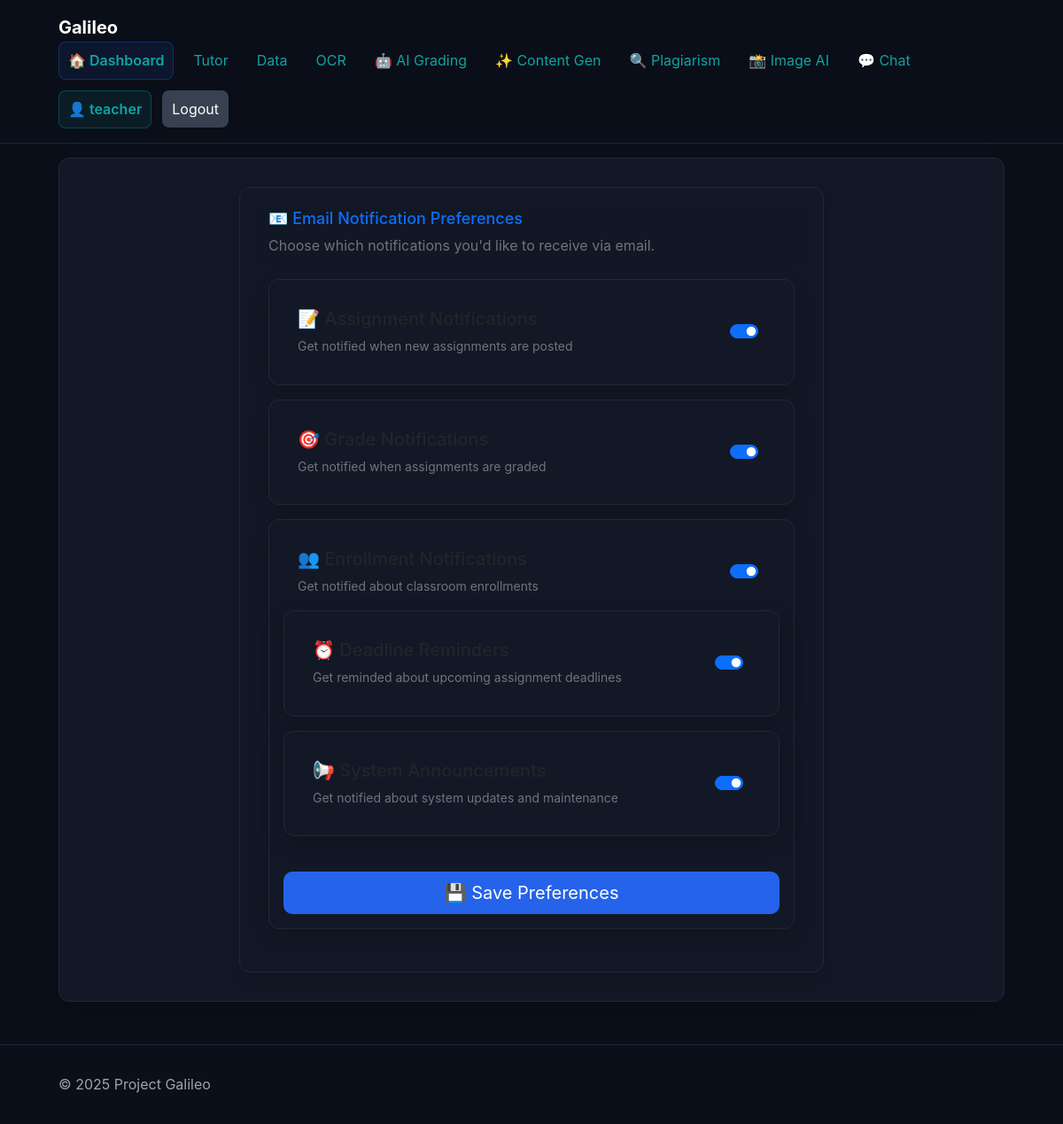
/notifications/preferences (signed in), run on the app's committed database.
### tables this page shows
CREATE TABLE users (
  id INTEGER PRIMARY KEY AUTOINCREMENT,
  email TEXT NOT NULL UNIQUE,
  password_hash TEXT NOT NULL,
  role TEXT NOT NULL CHECK (role IN ('student','teacher','admin')),
  full_name TEXT NOT NULL DEFAULT '',
  created_at TIMESTAMP NOT NULL DEFAULT CURRENT_TIMESTAMP
);

CREATE TABLE notification_preferences (
  id INTEGER PRIMARY KEY AUTOINCREMENT,
  user_id INTEGER NOT NULL UNIQUE,
  email_assignments INTEGER DEFAULT 1,
  email_grades INTEGER DEFAULT 1,
  email_enrollments INTEGER DEFAULT 1,
  email_reminders INTEGER DEFAULT 1,
  email_announcements INTEGER DEFAULT 1,
  created_at TIMESTAMP NOT NULL DEFAULT CURRENT_TIMESTAMP,
  updated_at TIMESTAMP NOT NULL DEFAULT CURRENT_TIMESTAMP,
  FOREIGN KEY (user_id) REFERENCES users(id) ON DELETE CASCADE
);

### app/routes/notifications.py (the view, shortened to what this page needs)
@notifications_bp.route("/preferences", methods=["GET"])
@login_required
def notification_preferences():
    conn = get_db()
    prefs = conn.execute("""
        SELECT * FROM notification_preferences WHERE user_id = ?
    """, (current_user.id,)).fetchone()
    return render_template("notification_preferences.html", preferences=dict(prefs))

### app/auth.py (called while the page is built)
def user_loader(user_id):
    db = get_db()
    row = db.execute("SELECT id, email, role, full_name FROM users WHERE id=?", (user_id,)).fetchone()
    if row:
        return User(row["id"], row["email"], row["role"], row["full_name"])
    return None

### app/db.py (called while the page is built)
def get_db():
    conn = getattr(g, "_db_conn", None)
    if conn is None:
        if current_app.config.get("DATABASE_URL") and not current_app.config.get("SQLITE_FALLBACK"):
            conn = get_mysql_connection()
        else:
            conn = get_sqlite_connection()
        g._db_conn = conn
    return conn

def get_sqlite_connection():
    path = current_app.config["SQLITE_PATH"]
    conn = sqlite3.connect(path, detect_types=sqlite3.PARSE_DECLTYPES)
    conn.row_factory = sqlite3.Row
    _ensure_schema(conn)
    return conn

def _ensure_schema(conn):
    if hasattr(conn, 'executescript'):  # SQLite
        conn.executescript(open("db/schema.sql", "r", encoding="utf-8").read())
        conn.commit()

### app/templates/notification_preferences.html (shortened to what this page needs)
{% extends "base.html" %}
{% block content %}
<section class="card">
    <div class="container">
        <div class="row justify-content-center">
            <div class="col-lg-8">
                <div class="card shadow">
                    <div class="card-header">
                        <h1 class="h3 mb-2 text-primary">📧 Email Notification Preferences</h1>
                        <p class="text-muted mb-0">Choose which notifications you'd like to receive via email.</p>
                    </div>
                    <div class="card-body">
                        <form id="preferencesForm">
                            <div class="card mb-3">
                                <div class="card-body d-flex justify-content-between align-items-center">
                                    <div>
                                        <h5 class="card-title text-dark">📝 Assignment Notifications</h5>
                                        <p class="card-text text-muted small">Get notified when new assignments are posted</p>
                                    </div>
                                    <div class="form-check form-switch">
                                        <input class="form-check-input" type="checkbox" id="email_assignments"
                                               {% if preferences.email_assignments %}checked{% endif %}>
                                    </div>
                                </div>
                            </div>
                            <div class="card mb-3">
                                <div class="card-body d-flex justify-content-between align-items-center">
                                    <div>
                                        <h5 class="card-title text-dark">🎯 Grade Notifications</h5>
                                        <p class="card-text text-muted small">Get notified when assignments are graded</p>
                                    </div>
                                    <div class="form-check form-switch">
                                        <input class="form-check-input" type="checkbox" id="email_grades"
                                               {% if preferences.email_grades %}checked{% endif %}>
                                    </div>
                                </div>
                            </div>
                            <div class="card mb-3">
                                <div class="card-body d-flex justify-content-between align-items-center">
                                    <div>
                                        <h5 class="card-title text-dark">👥 Enrollment Notifications</h5>
                                        <p class="card-text text-muted small">Get notified about classroom enrollments</p>
                                    </div>
                                    <div class="form-check form-switch">
                                        <input class="form-check-input" type="checkbox" id="email_enrollments"
                                               {% if preferences.email_enrollments %}checked{% endif %}>
                                    </div>
                            </div>
                            <div class="card mb-3">
                                <div class="card-body d-flex justify-content-between align-items-center">
                                    <div>
                                        <h5 class="card-title text-dark">⏰ Deadline Reminders</h5>
                                        <p class="card-text text-muted small">Get reminded about upcoming assignment deadlines</p>
                                    </div>
                                    <div class="form-check form-switch">
                                        <input class="form-check-input" type="checkbox" id="email_reminders"
                                               {% if preferences.email_reminders %}checked{% endif %}>
                                    </div>
                                </div>
                            </div>
                            <div class="card mb-3">
                                <div class="card-body d-flex justify-content-between align-items-center">
                                    <div>
                                        <h5 class="card-title text-dark">📢 System Announcements</h5>
                                        <p class="card-text text-muted small">Get notified about system updates and maintenance</p>
                                    </div>
                                    <div class="form-check form-switch">
                                        <input class="form-check-input" type="checkbox" id="email_announcements"
                                               {% if preferences.email_announcements %}checked{% endif %}>
                                    </div>
                                </div>
                            </div>
                            <div class="d-grid gap-2 mt-4">
                                <button type="submit" class="btn btn-primary btn-lg">
                                    💾 Save Preferences
                                </button>
                            </div>
                        </form>
                    </div>
                </div>
            </div>
        </div>
    </div>
</section>
{% endblock %}

### app/templates/base.html (shortened to what this page needs)
<!doctype html>
<html lang="en">
<head>
  <link href="https://cdn.jsdelivr.net/npm/bootstrap@5.1.3/dist/css/bootstrap.min.css" rel="stylesheet">
  <link rel="stylesheet" href="{{ url_for('static', filename='css/styles.css') }}">
</head>
<body>
  <header class="site-header">
    <div class="container">
      <a class="brand" href="/">Galileo</a>
      <nav class="nav">
        <a href="/" class="nav-dashboard">🏠 Dashboard</a>
        <a href="/tutor/">Tutor</a>
        <a href="/data/">Data</a>
        <a href="/ocr/">OCR</a>
        {% if current_user.is_authenticated and current_user.role in ['teacher', 'admin'] %}
        <a href="/grading/">🤖 AI Grading</a>
        <a href="/content/">✨ Content Gen</a>
        <a href="/plagiarism/">🔍 Plagiarism</a>
        <a href="/image-analysis/">📸 Image AI</a>
        {% endif %}
        <a href="/notifications/live-chat">💬 Chat</a>
        {% if current_user.is_authenticated %}
        <span class="user-info">👤 {{ current_user.email.split('@')[0] }}</span>
        <a href="/auth/logout" class="btn btn-secondary">Logout</a>
        {% else %}
        <a href="/auth/login" class="btn btn-primary">Login</a>
        {% endif %}
      </nav>
    </div>
  </header>
  <main class="container fade-in">
    {% block content %}{% endblock %}
  </main>
  <footer class="site-footer">
    <div class="container">© {{ 2025 }} Project Galileo</div>
  </footer>
</body>
</html>

### app/static/css/styles.css (style rules this page uses)
:root { --primary: #2563eb; --accent: #0ea5a4; --bg: #0b0f19; --panel: #121826; --text: #e5e7eb; --muted: #9ca3af; --radius: 12px; }
* { box-sizing: border-box; }
body { margin: 0; font-family: Inter, system-ui, Segoe UI, Roboto, Arial, sans-serif; background: var(--bg); color: var(--text); line-height: 1.55; }
a { color: var(--accent); text-decoration: none; }
.container { max-width: 1100px; margin: 0 auto; padding: 16px; }
.site-header { position: sticky; top: 0; background: rgba(11, 15, 25, 0.7); backdrop-filter: blur(10px); border-bottom: 1px solid #1f2937; }
.brand { font-weight: 700; font-size: 20px; color: #fff; margin-right: 16px; }
.nav { display: flex; gap: 12px; align-items: center; }
.nav a { padding: 8px 10px; border-radius: 8px; transition: background .2s; }
.nav-dashboard { background: rgba(37, 99, 235, 0.1) !important; border: 1px solid rgba(37, 99, 235, 0.3) !important; font-weight: 600 !important; }
.user-info { color: var(--accent); font-weight: 600; padding: 8px 10px; background: rgba(14, 165, 164, 0.1); border-radius: 8px; border: 1px solid rgba(14, 165, 164, 0.3); }
.site-footer { border-top: 1px solid #1f2937; margin-top: 32px; padding: 16px; color: var(--muted); }
.h3 { font-size: 18px; margin: 0 0 8px; }
.gap-2 { gap: 8px; }
.card { background: var(--panel); border: 1px solid #1f2937; border-radius: var(--radius); padding: 16px; box-shadow: 0 8px 24px rgba(0, 0, 0, 0.2); transition: transform .25s ease, box-shadow .25s ease; }
.btn { border: 1px solid #1f2937; background: #111827; color: #fff; border-radius: 10px; padding: 8px 12px; cursor: pointer; transition: all .2s; }
.btn-primary { background: var(--primary); border-color: transparent; }
.btn-secondary { background: #374151; border-color: transparent; }
.fade-in { animation: fade .4s ease-in both; }

### data on the page
users: email "teacher"
notification_preferences: email_assignments "☑", email_grades "☑", email_enrollments "☑", email_reminders "☑", email_announcements "☑"

### other printed values
{{ 2025 }} "2025"
